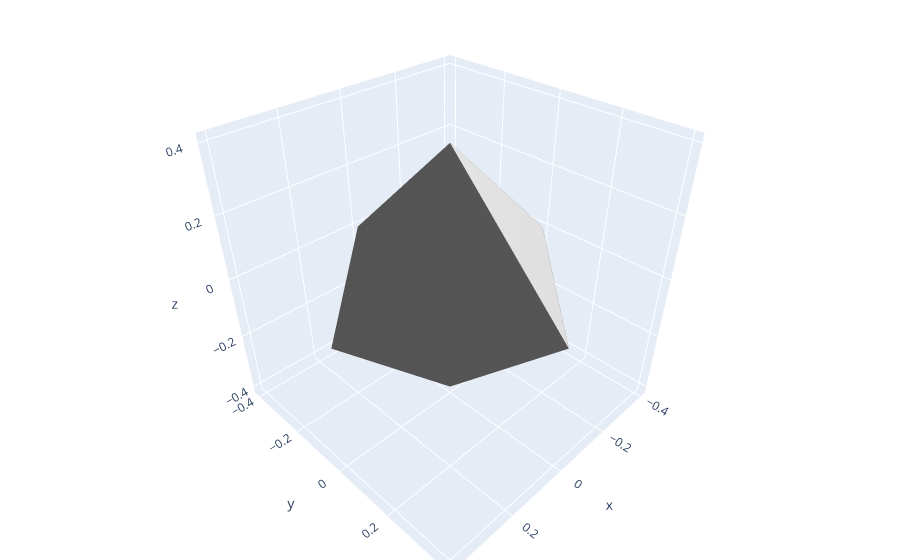

Notebook code cell kept with this figure:
### Code cell
V = np.asarray(m.vertices)
F = np.asarray(m.faces)

fig = go.Figure(data=[
    go.Mesh3d(
        x=V[:, 0], y=V[:, 1], z=V[:, 2],
        i=F[:, 0], j=F[:, 1], k=F[:, 2],
        color="lightgray",
        opacity=1.0,
        flatshading=True,
        lighting=dict(ambient=0.4, diffuse=0.8, specular=0.2, roughness=0.8),
    )
])

fig.update_layout(
    scene=dict(aspectmode="data"),
    margin=dict(l=0, r=0, t=0, b=0),
)
fig.show()

### Figure 1 — Plotly figure (JSON) as saved in the notebook; plotly's stock layout.template omitted (floating-point values rounded to 4 significant figures)
{"data": [{"color": "lightgray", "flatshading": true, "i": [0, 1, 1, 0, 0, 1, 1, 0], "j": [2, 4, 3, 4, 5, 2, 5, 3], "k": [4, 2, 4, 3, 2, 5, 3, 5], "lighting": {"ambient": 0.4, "diffuse": 0.8, "roughness": 0.8, "specular": 0.2}, "opacity": 1, "type": "mesh3d", "x": [0.4, -0.4, 0.0, 0.0, 0.0, 0.0], "y": [0.0, 0.0, 0.4, -0.4, 0.0, 0.0], "z": [0.0, 0.0, 0.0, 0.0, 0.4, -0.4]}], "layout": {"margin": {"b": 0, "l": 0, "r": 0, "t": 0}, "scene": {"aspectmode": "data"}}}
